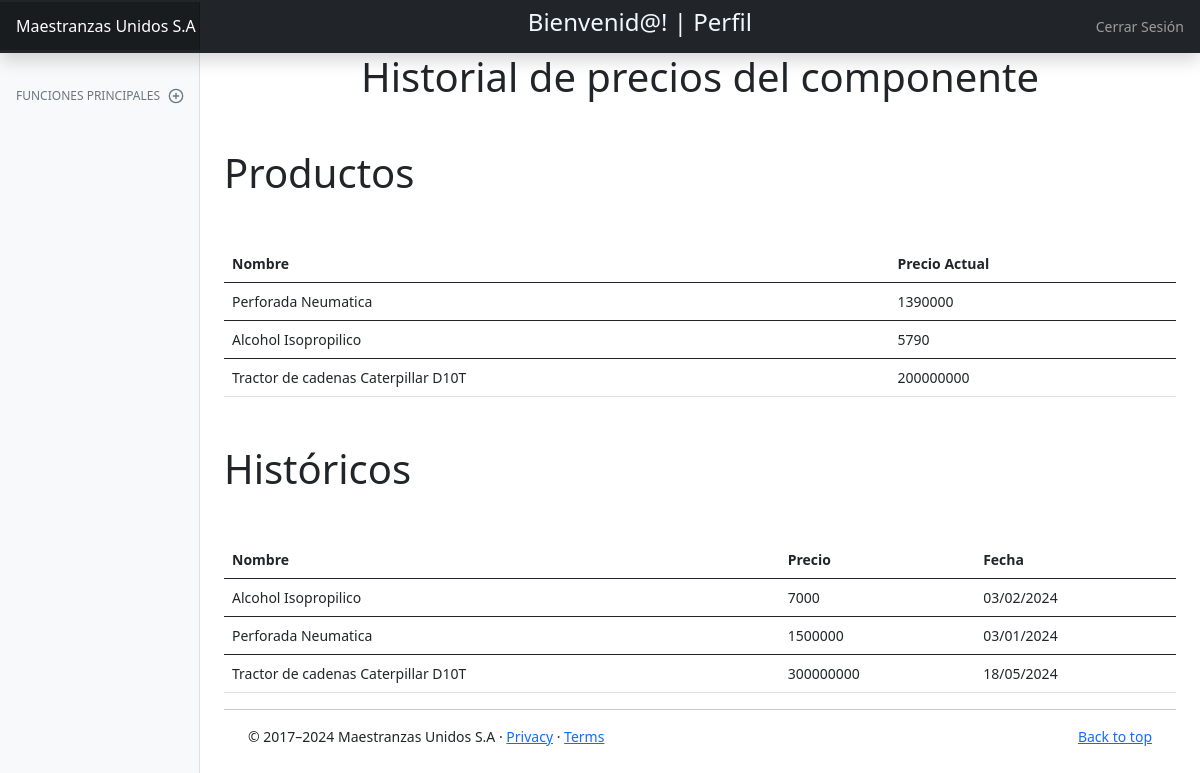
The page /historial/ on the database its author committed.
### inventarioweb/models.py (models this page shows, shortened)
class Producto(models.Model):
    id = models.AutoField(primary_key=True)
    nombre = models.CharField(max_length=100)
    precio = models.IntegerField()
    descripcion =models.CharField(max_length=200)
    tipo_producto = models.CharField(max_length=100)
    imagen = models.ImageField(upload_to='imagenes/', default='imagenes/default.png')
    stock = models.IntegerField(default=0)
    fecha_vencimiento = models.DateField(default=datetime.now().date())
    class Meta:
        db_table = 'inventarioweb_producto'

class HistorialPrecio(models.Model):
    id = models.AutoField(primary_key=True)
    nombre = models.CharField(max_length=100, default='')
    precio = models.IntegerField(default=0)
    fecha = models.CharField(max_length=10, default='')
    class Meta:
        db_table = 'inventarioweb_HistorialPrecio'

### inventarioweb/views.py (the view)
# urls.py: path('historial/', views.historial, name="historial"),
def historial(request):
    products = Producto.objects.all()
    precio = HistorialPrecio.objects.all()
    return render(request, 'historial.html', {'products': products, 'precios': precio} )

### inventarioweb/context_processors.py (called while the page is built, shortened)
def get_user_groups(request):
    user = SimpleLazyObject(lambda: getattr(request, 'user', None))
    if user is None or isinstance(user, AnonymousUser):
        return {}

def user_groups_context_processor(request):
    groups = get_user_groups(request)
    return groups

### inventarioweb/templates/historial.html
{% extends 'dashboard.html' %}
{%block content%}
<div class="text-center">
  <h1>Historial de precios del componente</h1>
</div>
<h1 class="mt-5"> Productos</h1>
<table class="table mt-5">
  <thead>
    <tr>
      <th scope="col">Nombre</th>
      <th scope="col">Precio Actual</th>
    </tr>
  </thead>
  {% for product in products %}
  <tbody>
    <tr>
      <td>{{ product.nombre }}</td>
      <td>{{ product.precio }}</td>
    </tr>
    {% endfor %}
  </tbody>
</table>
<h1 class="mt-5">Históricos</h1>
<table class="table mt-5">
  <thead>
    <tr>
      <th scope="col">Nombre</th>
      <th scope="col">Precio</th>
      <th scope="col">Fecha</th>
    </tr>
  </thead>
  {% for precio in precios %}
  <tbody>
    <tr>
      <td>{{ precio.nombre }}</td>
      <td>{{ precio.precio }}</td>
      <td>{{ precio.fecha }}</td>
    </tr>
    {% endfor %}
  </tbody>
</table>
{%endblock%}

### inventarioweb/static/css/dashboard.css (style rules this page uses)
body { font-size: .875rem; }

### rows shown on the page
Producto: nombre "Perforada Neumatica", precio "1390000"
Producto: nombre "Alcohol Isopropilico", precio "5790"
Producto: nombre "Tractor de cadenas Caterpillar D10T", precio "200000000"
HistorialPrecio: nombre "Alcohol Isopropilico", precio "7000", fecha "03/02/2024"
HistorialPrecio: nombre "Perforada Neumatica", precio "1500000", fecha "03/01/2024"
HistorialPrecio: nombre "Tractor de cadenas Caterpillar D10T", precio "300000000", fecha "18/05/2024"
